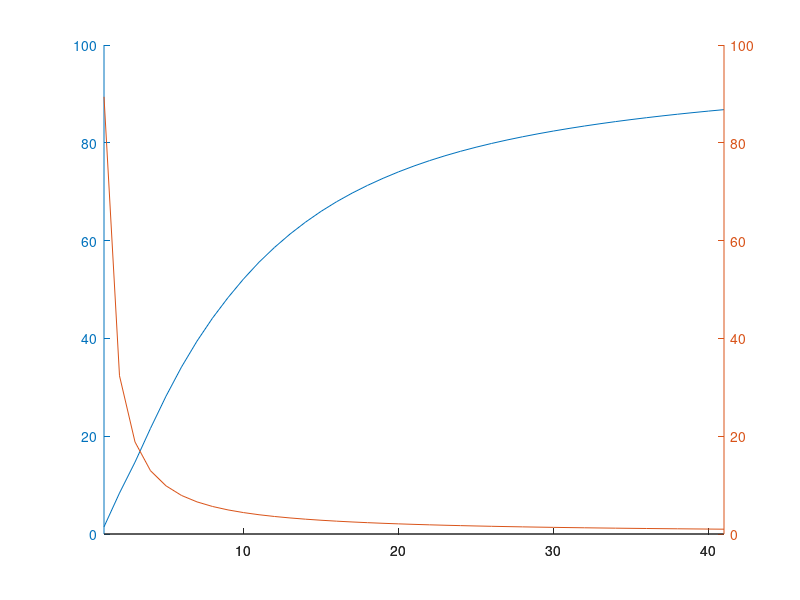

MATLAB code for this plot: (Note: this script raises an error after producing the figure.)
hold on;

n_classes=34;

plot1_style='c-';
plot2_style='r-';
plot3_style='g-';
plot4_style='b-';
line_style='k--';


plot1_label='1 class SVM without togglebutton';
plot2_label='1 class SVM';
plot3_label='SVDD';
plot4_label='2 class SVM';




%%%%%%%%%%%%%%%%%%%%%%%%%%%%%%%%%%%%%%%%%%%%%%%%%%%%%%%%%%%%%%%%%%%%%%%%%%%%%%%
% 1. Mean FAR in acc_1, FRR in rej_1 for 1 class SVM with RBF kernel without using togglebutton
%%%%%%%%%%%%%%%%%%%%%%%%%%%%%%%%%%%%%%%%%%%%%%%%%%%%%%%%%%%%%%%%%%%%%%%%%%%%%%%
acc_1=[
1.376471 2.635294 4.237255 5.958824 7.644706 9.229412 10.683193 12.032353 13.308497 14.485294 15.559893 16.544118 17.454299 18.292017 19.074902 19.790441 20.448443 21.053268 21.615789 22.131176 22.601681 23.032620 23.426598 23.787745 24.120000 24.426697 24.710675 24.974370 25.219878 25.449020
];

rej_1=[
0.488235 0.311765 0.217647 0.164706 0.132941 0.111765 0.096639 0.084559 0.075163 0.067647 0.061497 0.056373 0.052036 0.048319 0.045098 0.042279 0.039792 0.037582 0.035604 0.033824 0.032213 0.030749 0.029412 0.028186 0.027059 0.026018 0.025054 0.024160 0.023327 0.022549
];

x_acc=(1:size(acc_1,2));
x_rej=(1:size(rej_1,2));

%Plot to see EER
%plot(x_acc,(acc_1/33)*100,'r--',x_rej,rej_1*100,'r--');



%%%%%%%%%%%%%%%%%%%%%%%%%%%%%%%%%%%%%%%%%%%%%%%%%%%%%%%%%%%%%%%%%%%%%%%%%%%%%%%
% 2. Mean FAR in acc_2, FRR in rej_2 for 1 class SVM with RBF kernel with togglebutton
%%%%%%%%%%%%%%%%%%%%%%%%%%%%%%%%%%%%%%%%%%%%%%%%%%%%%%%%%%%%%%%%%%%%%%%%%%%%%%%
acc_2=[
0.482353 2.764706 4.847059 7.131373 9.298529 11.270588 13.016667 14.568908 15.952941 17.209150 18.341176 19.340107 20.240196 21.046606 21.771429 22.420392 23.000735 23.525606 24.002288 24.438700 24.835294 25.196078 25.525401 25.826087 26.101716 26.355294 26.589367 26.806100 27.007353 27.194726 27.369608 27.533207 27.686581 27.830660 27.966263 28.094118 28.214869 28.329094 28.437307 28.539970 28.637500
];

rej_2=[
0.894118 0.323529 0.188235 0.129412 0.098529 0.078824 0.065686 0.056303 0.049265 0.043791 0.039412 0.035829 0.032843 0.030317 0.028151 0.026275 0.024632 0.023183 0.021895 0.020743 0.019706 0.018768 0.017914 0.017136 0.016422 0.015765 0.015158 0.014597 0.014076 0.013590 0.013137 0.012713 0.012316 0.011943 0.011592 0.011261 0.010948 0.010652 0.010372 0.010106 0.009853
];


x_acc=(1:size(acc_2,2));
x_rej=(1:size(rej_2,2));

%Plot to see EER
[ax,p1,p2]=plotyy(x_acc,(acc_2/(n_classes-1))*100,x_rej,rej_2*100);
p1.LineStyle='-';
p1.MarkerFaceColor='r';
p2.LineStyle='-';
p2.MarkerFaceColor='r';


%plot(x_acc,(acc_2/(n_classes-1))*100,plot2_style,x_rej,rej_2*100,plot2_style);



%%%%%%%%%%%%%%%%%%%%%%%%%%%%%%%%%%%%%%%%%%%%%%%%%%%%%%%%%%%%%%%%%%%%%%%%%%%%%%%
% 3. Mean FAR in acc, FRR in rej for 1 class SVDD with togglebutton
%%%%%%%%%%%%%%%%%%%%%%%%%%%%%%%%%%%%%%%%%%%%%%%%%%%%%%%%%%%%%%%%%%%%%%%%%%%%%%%

%From the latest run of SVDD on HPCC
acc_svdd_1=[
0.164706 0.729412 1.333333 1.745588 2.194118 2.787255 3.537815 3.995588 4.509804 5.000000 5.704278 6.326961 7.073303 7.812605 8.650980 9.436029 10.136332 10.830719 11.543963 12.203529 12.837815 13.454278 14.056010 14.624020 15.159294 15.622851 16.161220 16.560714 16.934888 17.271961 17.599241 17.908824 18.200535 18.482353 18.737311
];
rej_svdd_1=[
0.952941 0.900000 0.843137 0.814706 0.790588 0.755882 0.714286 0.693382 0.664706 0.632941 0.598930 0.566176 0.533484 0.500840 0.470196 0.444485 0.420415 0.398693 0.378947 0.361176 0.344818 0.329679 0.315857 0.303186 0.292000 0.280769 0.270806 0.261134 0.252130 0.243725 0.235863 0.228860 0.222103 0.215917 0.210252
];

%From an older run of SVDD on triana.egr.msu.edu
acc_svdd_2=[
0.276471 1.605882 2.903922 3.951471 5.163529 6.363725 7.419328 8.518382 9.624837 10.388824 11.368984 12.207353 13.093665 13.914286 14.681961 15.459191 16.195502 16.894444 17.552322 18.201176 18.781513 19.333957 19.854220 20.313235 20.757647 21.180317 21.566885 21.899160 22.211359 22.488235 22.774763 23.033272 23.273262 23.49896
];

rej_svdd_2=[
0.976471 0.782353 0.654902 0.597059 0.534118 0.478431 0.438655 0.409559 0.377124 0.355882 0.332620 0.314216 0.295023 0.277731 0.261569 0.247059 0.233910 0.221895 0.211146 0.201471 0.192157 0.183690 0.176215 0.169363 0.162588 0.156787 0.151198 0.146218 0.141176 0.137451 0.133397 0.129596 0.126025 0.122318
];

%From a run of SVDD on HPCC containing values for threshold upto 40
acc_3=[
0.205882 1.000000 1.615686 2.561765 3.364706 4.170588 4.997479 5.662500 6.591503 7.511176 8.588770 9.543137 10.464253 11.260504 12.114902 12.931250 13.788927 14.519935 15.273684 15.958235 16.597759 17.214706 17.773657 18.286275 18.779765 19.214253 19.674946 20.100630 20.491886 20.796863 21.069070 21.354228 21.616399 21.845675 22.052605 22.257026 22.448490 22.636068 22.827149 22.991176 23.142755 
];

rej_3=[
0.976471 0.858824 0.782353 0.719118 0.661176 0.615686 0.579832 0.549265 0.513725 0.474118 0.435294 0.404412 0.375113 0.350000 0.327843 0.307721 0.289965 0.274837 0.260681 0.247941 0.236134 0.225401 0.216113 0.207108 0.199059 0.191403 0.184532 0.177941 0.171805 0.166078 0.160911 0.155882 0.151872 0.147405 0.143193 0.139379 0.136089 0.132663 0.129261 0.126029 0.122956 
];


x_acc=(1:size(acc_3,2));
x_rej=(1:size(rej_3,2));

%Plot to see EER
[ax,p1,p2]=plotyy(x_acc,(acc_3/(n_classes-1))*100,x_rej,rej_3*100);
p1.LineStyle='-';
p1.MarkerFaceColor='r';
p2.LineStyle='-';
p2.MarkerFaceColor='r';

%plot(x_acc,(acc_3/(n_classes-1))*100,plot3_style,x_rej,rej_3*100,plot3_style);




%%%%%%%%%%%%%%%%%%%%%%%%%%%%%%%%%%%%%%%%%%%%%%%%%%%%%%%%%%%%%%%%%%%%%%%%%%%%%%%
%4. Mean FAR in acc_4, FRR in rej_4 for 2 class SVM with togglebutton
%%%%%%%%%%%%%%%%%%%%%%%%%%%%%%%%%%%%%%%%%%%%%%%%%%%%%%%%%%%%%%%%%%%%%%%%%%%%%%%
acc_4=[
0.109091 0.230303 0.430303 0.654545 0.929697 3.066667 3.815152 4.618182 5.519697 6.552727 13.072727 14.218182 15.373737 16.472727 17.535758 23.709091 24.227273 24.810101 25.357576 25.913939 28.612121 28.754545 28.878788 28.971212 29.038788 29.333333 29.333333 29.333333 29.334848 29.335758 29.339394 29.339394 29.339394 29.339394 29.339394 29.339394 29.339394 29.339394 29.339394 29.339394
];

rej_4=[
0.933333 0.866667 0.743434 0.627273 0.527273 0.060606 0.051515 0.042424 0.034848 0.029091 0.006061 0.003030 0.002020 0.001515 0.001212 0 0 0 0 0 0 0 0 0 0 0 0 0 0 0 0 0 0 0 0 0 0 0 0 0
]; 


x_acc=(1:size(acc_4,2));
x_rej=(1:size(rej_4,2));

%Plot to see EER
plotyy(x_acc,(acc_4/(n_classes-2))*100,x_rej,rej_4*100);
%plot(x_acc,(acc_4/(n_classes-2))*100,plot4_style,x_rej,rej_4*100,plot4_style);








%legend(plot2_label,plot3_label,plot4_label,'Location','SouthEast');
ylim([0 101]);
%xlabel('False Acceptance Rate(%)');
%ylabel('True Acceptance Rate(%)');
hold off;
%legend('with togglebutton','without togglebutton');
